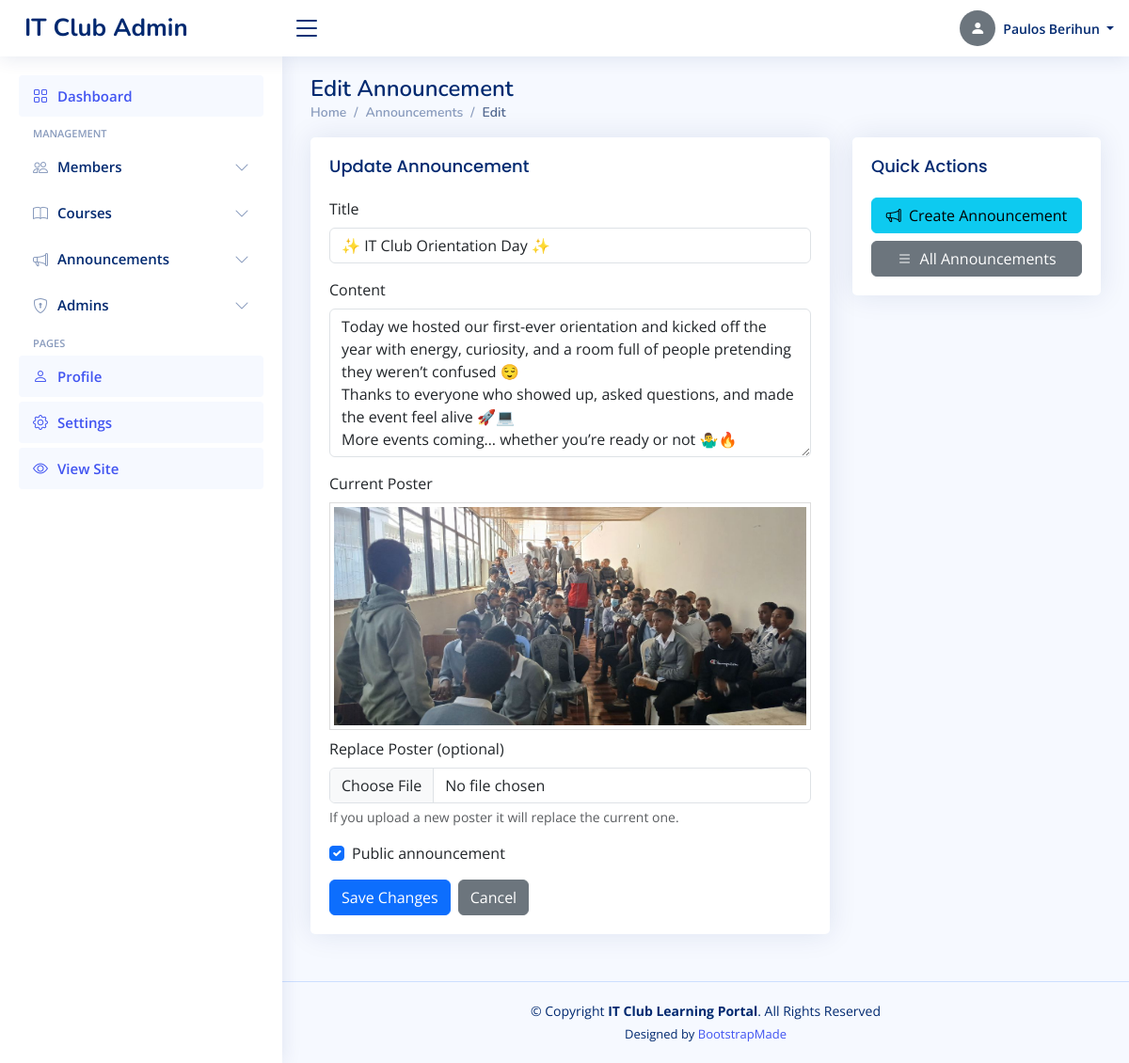
The app's page /admin/announcements/edit/1 (signed in) with its own data.
### tables this page shows
CREATE TABLE announcements (
        id INTEGER PRIMARY KEY AUTOINCREMENT,
        title TEXT NOT NULL,
        content TEXT NOT NULL,
        author_id INTEGER,
        is_public INTEGER DEFAULT 1,
        created_at TIMESTAMP DEFAULT CURRENT_TIMESTAMP, poster TEXT,
        FOREIGN KEY (author_id) REFERENCES admins (id)
    );

### app.py (the view, shortened to what this page needs)
@app.route('/admin/announcements/edit/<int:announcement_id>', methods=['GET', 'POST'])
@admin_required
def edit_announcement(announcement_id):
    db = get_db()
    announcement = db.execute('SELECT * FROM announcements WHERE id = ?', (announcement_id,)).fetchone()
    if not announcement:
        flash('Announcement not found.', 'error')
        return redirect(url_for('admin_announcements'))
    return render_template('admin/edit_announcement.html', announcement=announcement)

### app.py (called while the page is built)
def get_db():
    if 'db' not in g:
        g.db = sqlite3.connect(app.config['DATABASE'])
        g.db.row_factory = sqlite3.Row
    return g.db

def admin_required(f):
    @functools.wraps(f)
    def decorated(*args, **kwargs):
        if 'admin_id' not in session:
            flash('Admin login required.', 'error')
            return redirect(url_for('admin_login'))
        return f(*args, **kwargs)
    return decorated

### templates/admin/edit_announcement.html (shortened to what this page needs)
<!DOCTYPE html>
<html lang="en">
<head>
  <link href="{{ url_for('static', filename='vendor/bootstrap/css/bootstrap.min.css') }}" rel="stylesheet">
  <link href="{{ url_for('static', filename='vendor/bootstrap-icons/bootstrap-icons.css') }}" rel="stylesheet">
  <link href="{{ url_for('static', filename='vendor/boxicons/css/boxicons.min.css') }}" rel="stylesheet">
  <link href="{{ url_for('static', filename='vendor/quill/quill.snow.css') }}" rel="stylesheet">
  <link href="{{ url_for('static', filename='vendor/quill/quill.bubble.css') }}" rel="stylesheet">
  <link href="{{ url_for('static', filename='vendor/remixicon/remixicon.css') }}" rel="stylesheet">
  <link href="{{ url_for('static', filename='vendor/simple-datatables/style.css') }}" rel="stylesheet">
  <link href="{{ url_for('static', filename='css/style.css') }}" rel="stylesheet">
</head>
<body>
  <header id="header" class="header fixed-top d-flex align-items-center">
    <div class="d-flex align-items-center justify-content-between">
      <a href="{{ url_for('admin_dashboard') }}" class="logo d-flex align-items-center">
        <span class="d-none d-lg-block">IT Club Admin</span>
      </a>
      <i class="bi bi-list toggle-sidebar-btn"></i>
    </div>
    <nav class="header-nav ms-auto">
      <ul class="d-flex align-items-center">
        <li class="nav-item dropdown pe-3">
          <a class="nav-link nav-profile d-flex align-items-center pe-0" href="#" data-bs-toggle="dropdown">
            {% set _avatar_src = None %}
            {% if admin and admin.profile_picture %}
              {% if admin.profile_picture.startswith('http') or admin.profile_picture.startswith('/') %}
                {% set _avatar_src = admin.profile_picture %}
              {% else %}
                {% set _avatar_src = url_for('static', filename=admin.profile_picture) %}
              {% endif %}
            {% endif %}
            {% if _avatar_src %}
              <img src="{{ _avatar_src }}" alt="Profile" class="rounded-circle">
            {% else %}
              <div class="rounded-circle bg-secondary d-flex align-items-center justify-content-center" style="width:38px;height:38px;">
                <i class="bi bi-person-fill text-white"></i>
              </div>
            {% endif %}
            <span class="d-none d-md-block dropdown-toggle ps-2">
              {{ admin.full_name if admin and admin.full_name else session.get('admin_name', 'Admin') }}
            </span>
          </a>
        </li>
      </ul>
    </nav>
  </header>
  <aside id="sidebar" class="sidebar">
    <ul class="sidebar-nav" id="sidebar-nav">
      <li class="nav-item">
        <a class="nav-link active" href="{{ url_for('admin_dashboard') }}">
          <i class="bi bi-grid"></i>
          <span>Dashboard</span>
        </a>
      </li>
      <li class="nav-heading">Management</li>
      <li class="nav-item">
        <a class="nav-link collapsed" data-bs-target="#members-nav" data-bs-toggle="collapse" href="#">
          <i class="bi bi-people"></i><span>Members</span><i class="bi bi-chevron-down ms-auto"></i>
        </a>
      </li>
      <li class="nav-item">
        <a class="nav-link collapsed" data-bs-target="#courses-nav" data-bs-toggle="collapse" href="#">
          <i class="bi bi-book"></i><span>Courses</span><i class="bi bi-chevron-down ms-auto"></i>
        </a>
      </li>
      <li class="nav-item">
        <a class="nav-link collapsed" data-bs-target="#announcements-nav" data-bs-toggle="collapse" href="#">
          <i class="bi bi-megaphone"></i><span>Announcements</span><i class="bi bi-chevron-down ms-auto"></i>
        </a>
      </li>
      {% if session.get('admin_role') == 'super_admin' %}
      <li class="nav-item">
        <a class="nav-link collapsed" data-bs-target="#admins-nav" data-bs-toggle="collapse" href="#">
          <i class="bi bi-shield-lock"></i><span>Admins</span><i class="bi bi-chevron-down ms-auto"></i>
        </a>
      </li>
      {% endif %}
      <li class="nav-heading">Pages</li>
      <li class="nav-item">
        <a class="nav-link" href="{{ url_for('admin_profile') }}">
          <i class="bi bi-person"></i>
          <span>Profile</span>
        </a>
      </li>
      <li class="nav-item">
        <a class="nav-link" href="{{ url_for('admin_settings') }}">
          <i class="bi bi-gear"></i>
          <span>Settings</span>
        </a>
      </li>
      <li class="nav-item">
        <a class="nav-link" href="{{ url_for('index') }}" target="_blank">
          <i class="bi bi-eye"></i>
          <span>View Site</span>
        </a>
      </li>
    </ul>
  </aside>
  <main id="main" class="main">
    <div class="pagetitle">
      <h1>Edit Announcement</h1>
      <nav>
        <ol class="breadcrumb">
          <li class="breadcrumb-item"><a href="{{ url_for('admin_dashboard') }}">Home</a></li>
          <li class="breadcrumb-item"><a href="{{ url_for('admin_announcements') }}">Announcements</a></li>
          <li class="breadcrumb-item active">Edit</li>
        </ol>
      </nav>
    </div>
    <section class="section dashboard">
      <div class="row">
        <div class="col-lg-8">
          <div class="card">
            <div class="card-body">
              <h5 class="card-title">Update Announcement</h5>
              <form action="{{ url_for('edit_announcement', announcement_id=announcement['id']) }}" method="post" enctype="multipart/form-data">
                <div class="mb-3">
                  <label for="title" class="form-label">Title</label>
                  <input type="text" class="form-control" id="title" name="title" value="{{ announcement['title'] }}" required>
                </div>
                <div class="mb-3">
                  <label for="content" class="form-label">Content</label>
                  <textarea class="form-control" id="content" name="content" rows="6" required>{{ announcement['content'] }}</textarea>
                </div>
                <div class="mb-3">
                  <label class="form-label">Current Poster</label>
                  {% if announcement['poster'] %}
                    <div class="mb-2">
                      <img src="{{ announcement['poster'] }}" alt="poster" style="max-width:100%; height:auto; display:block; border:1px solid #ddd; padding:4px;">
                    </div>
                  {% else %}
                    <div class="mb-2 text-muted">No poster uploaded.</div>
                  {% endif %}
                  <label for="poster" class="form-label">Replace Poster (optional)</label>
                  <input class="form-control" type="file" id="poster" name="poster" accept="image/*">
                  <div class="form-text">If you upload a new poster it will replace the current one.</div>
                </div>
                <div class="form-check mb-3">
                  <input class="form-check-input" type="checkbox" id="is_public" name="is_public" value="1" {% if announcement['is_public'] == 1 %}checked{% endif %}>
                  <label class="form-check-label" for="is_public">
                    Public announcement
                  </label>
                </div>
                <div class="d-flex gap-2">
                  <button type="submit" class="btn btn-primary">Save Changes</button>
                  <a href="{{ url_for('admin_announcements') }}" class="btn btn-secondary">Cancel</a>
                </div>
              </form>
            </div>
          </div>
        </div>
        <div class="col-lg-4">
          <div class="card">
            <div class="card-body">
              <h5 class="card-title">Quick Actions</h5>
              <div class="d-grid gap-2">
                <a href="{{ url_for('add_announcement') }}" class="btn btn-info">
                  <i class="bi bi-megaphone me-1"></i> Create Announcement
                </a>
                <a href="{{ url_for('admin_announcements') }}" class="btn btn-secondary">
                  <i class="bi bi-list me-1"></i> All Announcements
                </a>
              </div>
            </div>
          </div>
        </div>
      </div>
    </section>
  </main>
  <footer id="footer" class="footer">
    <div class="copyright">
      &copy; Copyright <strong><span>IT Club Learning Portal</span></strong>. All Rights Reserved
    </div>
    <div class="credits">
      Designed by <a href="https://bootstrapmade.com/">BootstrapMade</a>
    </div>
  </footer>
</body>
</html>

### static/css/style.css (style rules this page uses)
:root { scroll-behavior: smooth; }
body { font-family: "Open Sans", sans-serif; background: #f6f9ff; color: #444444; }
a { color: #4154f1; text-decoration: none; }
h1, h2, h3, h4, h5, h6 { font-family: "Nunito", sans-serif; }
#main { margin-top: 60px; padding: 20px 30px; transition: all 0.3s; }
.pagetitle { margin-bottom: 10px; }
.pagetitle h1 { font-size: 24px; margin-bottom: 0; font-weight: 600; color: #012970; }
.card { margin-bottom: 30px; border: none; border-radius: 5px; box-shadow: 0px 0 30px rgba(1, 41, 112, 0.1); }
.card-title { padding: 20px 0 15px 0; font-size: 18px; font-weight: 500; color: #012970; font-family: "Poppins", sans-serif; }
.card-body { padding: 0 20px 20px 20px; }
.breadcrumb { font-size: 14px; font-family: "Nunito", sans-serif; color: #899bbd; font-weight: 600; }
.breadcrumb a { color: #899bbd; transition: 0.3s; }
.breadcrumb .breadcrumb-item::before { color: #899bbd; }
.breadcrumb .active { color: #51678f; font-weight: 600; }
.logo { line-height: 1; }
@media (min-width: 1200px) { .logo { width: 280px; } }
.logo span { font-size: 26px; font-weight: 700; color: #012970; font-family: "Nunito", sans-serif; }
.header { transition: all 0.5s; z-index: 997; height: 60px; box-shadow: 0px 2px 20px rgba(1, 41, 112, 0.1); background-color: #fff; padding-left: 20px; }
.header .toggle-sidebar-btn { font-size: 32px; padding-left: 10px; cursor: pointer; color: #012970; }
.header-nav ul { list-style: none; }
.header-nav>ul { margin: 0; padding: 0; }
.header-nav .nav-profile { color: #012970; }
.header-nav .nav-profile span { font-size: 14px; font-weight: 600; }
.sidebar { position: fixed; top: 60px; left: 0; bottom: 0; width: 300px; z-index: 996; transition: all 0.3s; padding: 20px; overflow-y: auto; scrollbar-width: thin; scrollbar-color: #aab7cf transparent; box-shadow: 0px 0px 20px rgba(1, 41, 112, 0.1); background-color: #fff; }
@media (min-width: 1200px) { #main, #footer { margin-left: 300px; } }
.sidebar-nav { padding: 0; margin: 0; list-style: none; }
.sidebar-nav li { padding: 0; margin: 0; list-style: none; }
.sidebar-nav .nav-item { margin-bottom: 5px; }
.sidebar-nav .nav-heading { font-size: 11px; text-transform: uppercase; color: #899bbd; font-weight: 600; margin: 10px 0 5px 15px; }
.sidebar-nav .nav-link { display: flex; align-items: center; font-size: 15px; font-weight: 600; color: #4154f1; transition: 0.3; background: #f6f9ff; padding: 10px 15px; border-radius: 4px; }
.sidebar-nav .nav-link i { font-size: 16px; margin-right: 10px; color: #4154f1; }
.sidebar-nav .nav-link.collapsed { color: #012970; background: #fff; }
.sidebar-nav .nav-link.collapsed i { color: #899bbd; }
.sidebar-nav .nav-link .bi-chevron-down { margin-right: 0; transition: transform 0.2s ease-in-out; }
.footer { padding: 20px 0; font-size: 14px; transition: all 0.3s; border-top: 1px solid #cddfff; }
.footer .copyright { text-align: center; color: #012970; }
.footer .credits { padding-top: 5px; text-align: center; font-size: 13px; color: #012970; }

### records on screen
announcements: title "✨ IT Club Orientation Day ✨", content "Today we hosted our first-ever orientation and kicked off the year with energy, curiosity, and a room full of people pretending they weren’t confused 😌 Thanks to everyone who showed up, asked questions, and made the event feel alive 🚀💻 More events coming… whether you’re ready or not 🤷‍♂️🔥", poster (picture), is_public "☑"
